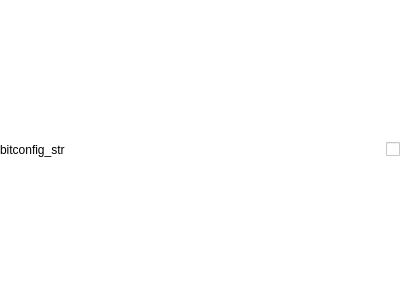
<?xml version="1.0" encoding="UTF-8"?>
<ui version="4.0">
 <class>Frame</class>
 <widget class="QFrame" name="Frame">
  <property name="geometry">
   <rect>
    <x>0</x>
    <y>0</y>
    <width>400</width>
    <height>300</height>
   </rect>
  </property>
  <property name="sizePolicy">
   <sizepolicy hsizetype="Minimum" vsizetype="Preferred">
    <horstretch>0</horstretch>
    <verstretch>0</verstretch>
   </sizepolicy>
  </property>
  <property name="windowTitle">
   <string>Frame</string>
  </property>
  <property name="styleSheet">
   <string notr="true">background-color: rgb(255, 255, 255);</string>
  </property>
  <layout class="QHBoxLayout" name="horizontalLayout">
   <property name="spacing">
    <number>5</number>
   </property>
   <property name="leftMargin">
    <number>0</number>
   </property>
   <property name="topMargin">
    <number>0</number>
   </property>
   <property name="rightMargin">
    <number>0</number>
   </property>
   <property name="bottomMargin">
    <number>0</number>
   </property>
   <item>
    <widget class="QLabel" name="lbl_meaning">
     <property name="maximumSize">
      <size>
       <width>16777215</width>
       <height>16777215</height>
      </size>
     </property>
     <property name="text">
      <string>bitconfig_str</string>
     </property>
     <property name="wordWrap">
      <bool>false</bool>
     </property>
    </widget>
   </item>
   <item>
    <spacer name="horizontalSpacer">
     <property name="orientation">
      <enum>Qt::Orientation::Horizontal</enum>
     </property>
     <property name="sizeHint" stdset="0">
      <size>
       <width>192</width>
       <height>20</height>
      </size>
     </property>
    </spacer>
   </item>
   <item>
    <widget class="QPushButton" name="pb_reset">
     <property name="styleSheet">
      <string notr="true">QPushButton {
    border: none;
}</string>
     </property>
     <property name="text">
      <string/>
     </property>
     <property name="icon">
      <iconset resource="../resources/resources.qrc">
       <normaloff>:/resources/reset_24dp.svg</normaloff>:/resources/reset_24dp.svg</iconset>
     </property>
     <property name="iconSize">
      <size>
       <width>18</width>
       <height>18</height>
      </size>
     </property>
    </widget>
   </item>
   <item>
    <widget class="QCheckBox" name="checkBox">
     <property name="text">
      <string/>
     </property>
    </widget>
   </item>
  </layout>
 </widget>
 <resources>
  <include location="../resources/resources.qrc"/>
 </resources>
 <connections/>
</ui>
